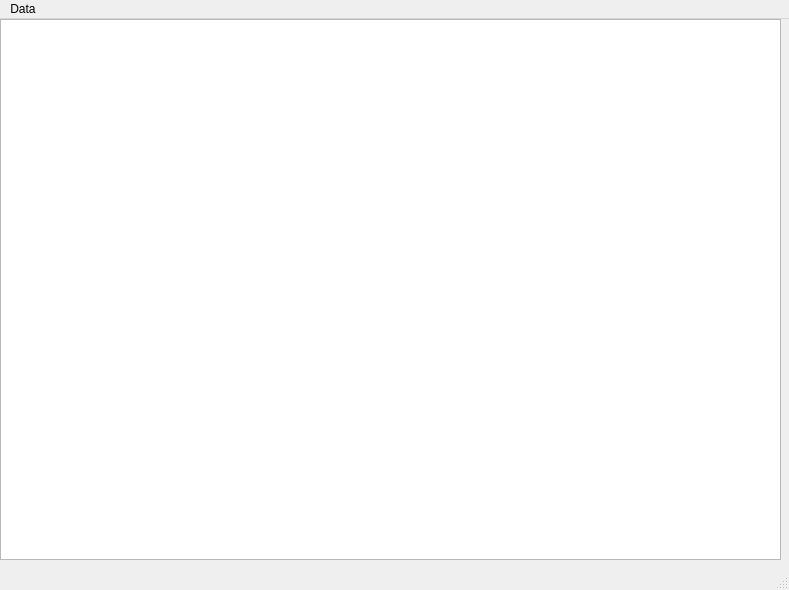
<?xml version="1.0" encoding="UTF-8"?>
<ui version="4.0">
 <class>TestbedWindow</class>
 <widget class="QMainWindow" name="TestbedWindow">
  <property name="geometry">
   <rect>
    <x>0</x>
    <y>0</y>
    <width>789</width>
    <height>590</height>
   </rect>
  </property>
  <property name="windowTitle">
   <string>MainWindow</string>
  </property>
  <widget class="QWidget" name="centralwidget">
   <widget class="QGraphicsView" name="renderView">
    <property name="geometry">
     <rect>
      <x>0</x>
      <y>0</y>
      <width>781</width>
      <height>541</height>
     </rect>
    </property>
   </widget>
  </widget>
  <widget class="QMenuBar" name="menubar">
   <property name="geometry">
    <rect>
     <x>0</x>
     <y>0</y>
     <width>789</width>
     <height>27</height>
    </rect>
   </property>
   <widget class="QMenu" name="menuData">
    <property name="title">
     <string>Data</string>
    </property>
    <addaction name="actionLoad"/>
   </widget>
   <addaction name="menuData"/>
  </widget>
  <widget class="QStatusBar" name="statusbar"/>
  <action name="actionLoad">
   <property name="checkable">
    <bool>false</bool>
   </property>
   <property name="text">
    <string>Load...</string>
   </property>
   <property name="toolTip">
    <string>&lt;!DOCTYPE HTML PUBLIC &quot;-//W3C//DTD HTML 4.0//EN&quot; &quot;http://www.w3.org/TR/REC-html40/strict.dtd&quot;&gt;
&lt;html&gt;&lt;head&gt;&lt;meta name=&quot;qrichtext&quot; content=&quot;1&quot; /&gt;&lt;style type=&quot;text/css&quot;&gt;
p, li { white-space: pre-wrap; }
&lt;/style&gt;&lt;/head&gt;&lt;body style=&quot; font-family:'Sans Serif'; font-size:10pt; font-weight:400; font-style:normal;&quot;&gt;
&lt;p style=&quot; margin-top:0px; margin-bottom:0px; margin-left:0px; margin-right:0px; -qt-block-indent:0; text-indent:0px;&quot;&gt;&lt;span style=&quot; font-style:italic;&quot;&gt;Load dataset&lt;/span&gt;&lt;/p&gt;&lt;/body&gt;&lt;/html&gt;</string>
   </property>
   <property name="shortcut">
    <string>F2</string>
   </property>
  </action>
 </widget>
 <resources/>
 <connections/>
</ui>
